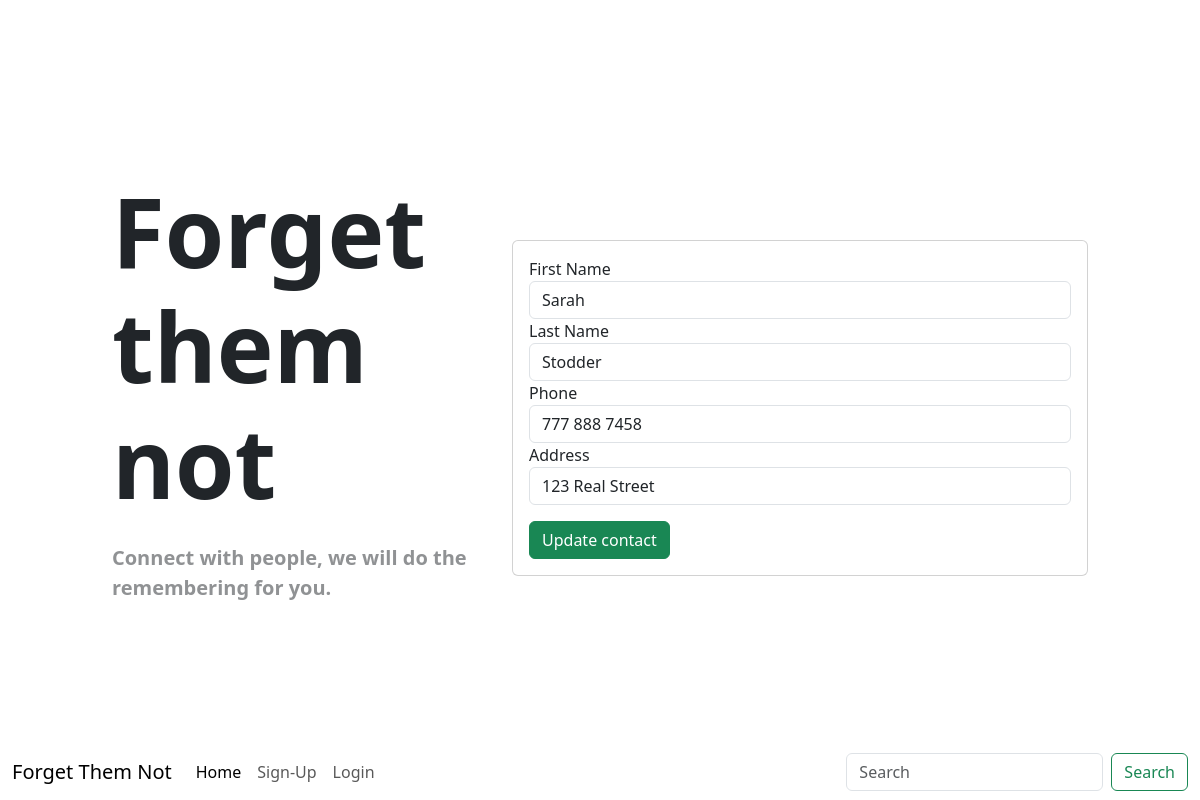
The app's page /update/5, older data.
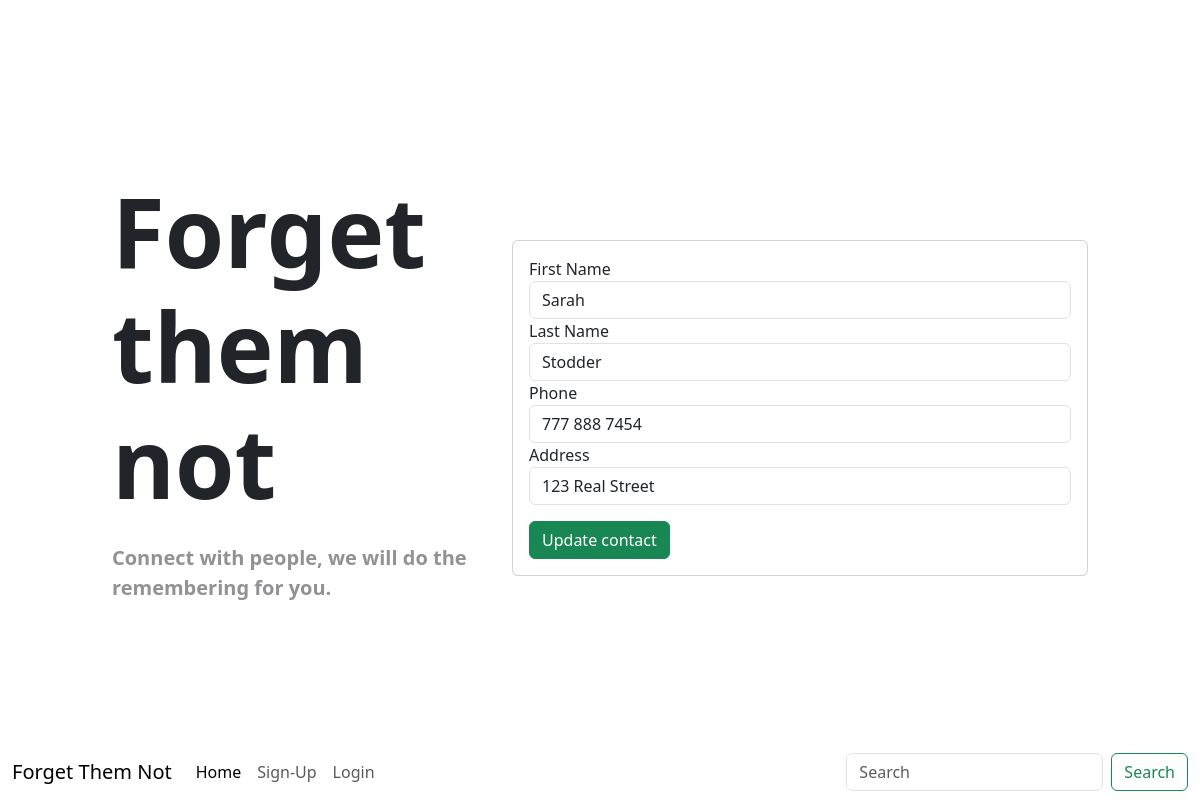
The same page, newer data.
### app/models.py (models this page shows, shortened)
class Contact(db.Model):
    id = db.Column(db.Integer, primary_key = True)
    first_name = db.Column(db.String(50), nullable = False)
    last_name = db.Column(db.String(50), nullable = False)
    phone = db.Column(db.String(15), nullable = False)
    address = db.Column(db.String(100), nullable = False)
    date_created = db.Column(db.DateTime, nullable = False, default = datetime.utcnow)
    user_id = db.Column(db.Integer, db.ForeignKey('user.id'), nullable = False)

### app/routes.py (the view, shortened to what this page needs)
@app.route('/update/<contact_id>', methods =["GET", "POST"])
def update_contact(contact_id):
    form = UpdateForm()
    current_contact = db.session.get(Contact, contact_id)
    return render_template('update.html', form = form, current_contact = current_contact)

### app/forms.py
class UpdateForm(FlaskForm):
    first_name = StringField('First Name', validators = [InputRequired()])
    last_name = StringField('Last Name', validators = [InputRequired()])
    phone = StringField('Phone', validators = [InputRequired()])
    address = StringField('Address', validators = [InputRequired()])
    submit = SubmitField('Update contact')

### app/templates/update.html (shortened to what this page needs)
{% extends 'base.html' %}
{% block content %}
<div class="col-6">
    <div class="card mt-3">
        <div class="card-body">
            <form action="" method="post">
                {{ form.first_name.label }}
                {{ form.first_name(class='form-control', value=current_contact.first_name) }}
                {{ form.last_name.label }}
                {{ form.last_name(class='form-control', value=current_contact.last_name) }}
                {{ form.phone.label }}
                {{ form.phone(class='form-control', value=current_contact.phone) }}
                {{ form.address.label }}
                {{ form.address(class='form-control', value=current_contact.address) }}
                {{ form.submit(class='btn btn-success mt-3')}}
            </form>
        </div>
    </div>
</div>
{% endblock content %}

Row changes from the older to the newer data that the page shows:
changed Contact "Sarah": phone "777 888 7458" → "777 888 7454"
